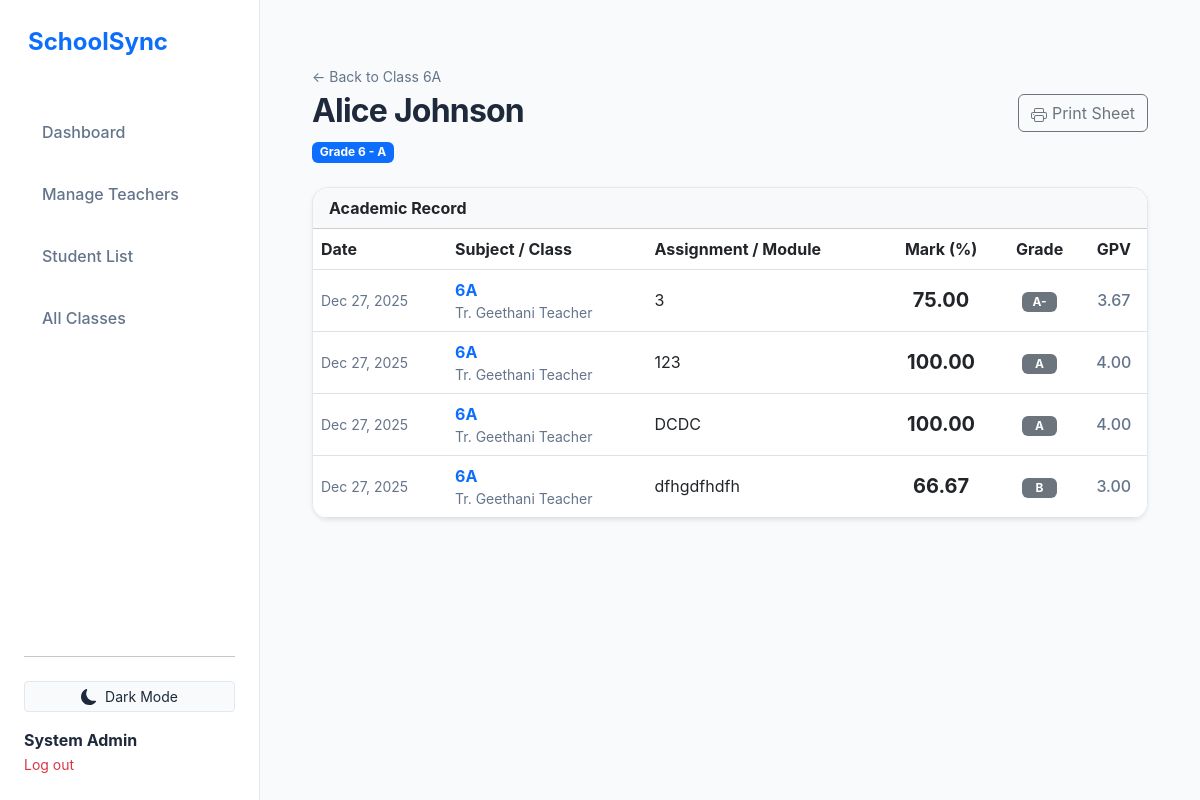
Page /admin_student_marks.php?student_id=1 (signed in) on the committed database.
### tables this page shows
CREATE TABLE `students` (
  `id` int(11) NOT NULL,
  `name` varchar(100) NOT NULL,
  `grade` int(11) NOT NULL,
  `class_letter` char(1) NOT NULL
);

CREATE TABLE `marks` (
  `id` int(11) NOT NULL,
  `assignment_id` int(11) NOT NULL,
  `student_id` int(11) NOT NULL,
  `final_percentage` decimal(5,2) NOT NULL,
  `graded_at` timestamp NOT NULL DEFAULT current_timestamp()
);

CREATE TABLE `teacher_classes` (
  `id` int(11) NOT NULL,
  `teacher_id` int(11) NOT NULL,
  `class_name` varchar(100) NOT NULL,
  `created_at` timestamp NOT NULL DEFAULT current_timestamp()
);

CREATE TABLE `users` (
  `id` int(11) NOT NULL,
  `username` varchar(50) NOT NULL,
  `password` varchar(255) NOT NULL,
  `role` enum('admin','teacher') DEFAULT 'teacher',
  `full_name` varchar(100) DEFAULT NULL,
  `bio` text DEFAULT NULL,
  `is_first_login` tinyint(1) DEFAULT 1,
  `created_at` timestamp NOT NULL DEFAULT current_timestamp(),
  `profile_pic` varchar(255) DEFAULT NULL,
  `phone_number` varchar(20) DEFAULT NULL
);

CREATE TABLE `assignments` (
  `id` int(11) NOT NULL,
  `class_id` int(11) NOT NULL,
  `title` varchar(255) NOT NULL,
  `created_at` timestamp NOT NULL DEFAULT current_timestamp(),
  `module_id` int(11) DEFAULT NULL
);

### actions/grading_helper.php (called while the page is built, shortened)
<?php
function getGradeDetails($mark) {
    if ($mark >= 80) return ['grade' => 'A',  'gpv' => 4.00];
    if ($mark >= 75) return ['grade' => 'A-', 'gpv' => 3.67];
    if ($mark >= 65) return ['grade' => 'B',  'gpv' => 3.00];
    return ['grade' => 'F', 'gpv' => 0.00];
}
?>

### admin_student_marks.php (the view, shortened to what this page needs)
<?php
require 'db.php';
require 'actions/grading_helper.php';
$student_id = $_GET['student_id'];
$stmt = $pdo->prepare("SELECT * FROM students WHERE id = ?");
$stmt->execute([$student_id]);
$student = $stmt->fetch();
$sql = "
    SELECT m.final_percentage, m.graded_at,
           a.title as assignment_name,
           tc.class_name as subject,
           u.full_name as teacher_name
    FROM marks m
    JOIN assignments a ON m.assignment_id = a.id
    JOIN teacher_classes tc ON a.class_id = tc.id
    JOIN users u ON tc.teacher_id = u.id
    WHERE m.student_id = ?
    ORDER BY m.graded_at DESC
";
$stmt = $pdo->prepare($sql);
$stmt->execute([$student_id]);
$marks = $stmt->fetchAll();
include 'header.php';
?>
<div class="container mt-4" style="max-width: 900px;">
    <div class="d-flex justify-content-between align-items-center mb-4">
        <div>
            <a href="admin_official_view.php?grade=<?php echo $student['grade']; ?>&letter=<?php echo $student['class_letter']; ?>" class="text-decoration-none text-muted small">
                &larr; Back to Class <?php echo $student['grade'].$student['class_letter']; ?>
            </a>
            <h2 class="fw-bold mt-1"><?php echo htmlspecialchars($student['name']); ?></h2>
            <span class="badge bg-primary">Grade <?php echo $student['grade'] . ' - ' . $student['class_letter']; ?></span>
        </div>
        <button onclick="window.print()" class="btn btn-outline-secondary">
            Print Sheet
        </button>
    </div>
    <div class="card shadow-sm">
        <div class="card-header bg-light fw-bold">
            Academic Record
        </div>
        <div class="card-body p-0">
            <div class="table-responsive">
                <table class="table table-hover mb-0 align-middle">
                    <thead class="bg-light">
                        <tr>
                            <th>Date</th>
                            <th>Subject / Class</th>
                            <th>Assignment / Module</th>
                            <th class="text-center">Mark (%)</th>
                            <th class="text-center">Grade</th>
                            <th class="text-center">GPV</th>
                        </tr>
                    </thead>
                    <tbody>
                        <?php foreach($marks as $m):
                            $details = getGradeDetails($m['final_percentage']);
                        ?>
                        <tr>
                            <td class="text-muted small"><?php echo date('M d, Y', strtotime($m['graded_at'])); ?></td>
                            <td>
                                <div class="fw-bold text-primary"><?php echo htmlspecialchars($m['subject']); ?></div>
                                <div class="small text-muted">Tr. <?php echo htmlspecialchars($m['teacher_name']); ?></div>
                            </td>
                            <td><?php echo htmlspecialchars($m['assignment_name']); ?></td>
                            <td class="text-center fw-bold fs-5"><?php echo $m['final_percentage']; ?></td>
                            <td class="text-center">
                                <span class="badge bg-secondary" style="width: 35px;"><?php echo $details['grade']; ?></span>
                            </td>
                            <td class="text-center fw-medium text-muted">
                                <?php echo number_format($details['gpv'], 2); ?>
                            </td>
                        </tr>
                        <?php endforeach; ?>
                    </tbody>
                </table>
            </div>
        </div>
    </div>
</div>
<?php include 'footer.php'; ?>

### style.css (style rules this page uses)
:root { --primary: #4F46E5; --primary-hover: #4338CA; --secondary: #64748B; --bg-body: #F8FAFC; --bg-card: #FFFFFF; --bg-sidebar: #FFFFFF; --text-main: #1E293B; --text-muted: #64748B; --text-light: #94A3B8; --border-color: #E2E8F0; --shadow-sm: 0 1px 2px 0 rgb(0 0 0 / 0.05); --shadow-md: 0 4px 6px -1px rgb(0 0 0 / 0.1), 0 2px 4px -2px rgb(0 0 0 / 0.1); --shadow-lg: 0 10px 15px -3px rgb(0 0 0 / 0.1), 0 4px 6px -4px rgb(0 0 0 / 0.1); --sidebar-width: 260px; --radius-lg: 16px; --radius-md: 12px; }
h1, h2, h3, h4, h5, h6 { color: var(--text-main); font-weight: 700; letter-spacing: -0.025em; }
.text-muted { color: var(--text-muted) !important; }
.card { background: var(--bg-card); border: 1px solid var(--border-color); border-radius: var(--radius-lg); box-shadow: var(--shadow-sm); overflow: hidden; transition: transform 0.2s, box-shadow 0.2s, background-color 0.3s, border-color 0.3s; }

### rows in the picture
students: grade "6", class_letter "A", name "Alice Johnson"
marks: graded_at "Dec 27, 2025", teacher_classes.class_name "6A", users.full_name "Geethani Teacher", assignment.title "3", final_percentage "75.00", final_percentage "A-", final_percentage "3.67"
marks: graded_at "Dec 27, 2025", teacher_classes.class_name "6A", users.full_name "Geethani Teacher", assignment.title "123", final_percentage "100.00", final_percentage "A", final_percentage "4.00"
marks: graded_at "Dec 27, 2025", teacher_classes.class_name "6A", users.full_name "Geethani Teacher", assignment.title "DCDC", final_percentage "100.00", final_percentage "A", final_percentage "4.00"
marks: graded_at "Dec 27, 2025", teacher_classes.class_name "6A", users.full_name "Geethani Teacher", assignment.title "dfhgdfhdfh", final_percentage "66.67", final_percentage "B", final_percentage "3.00"

### other values in the picture
$_SESSION['full_name'] "System Admin"
